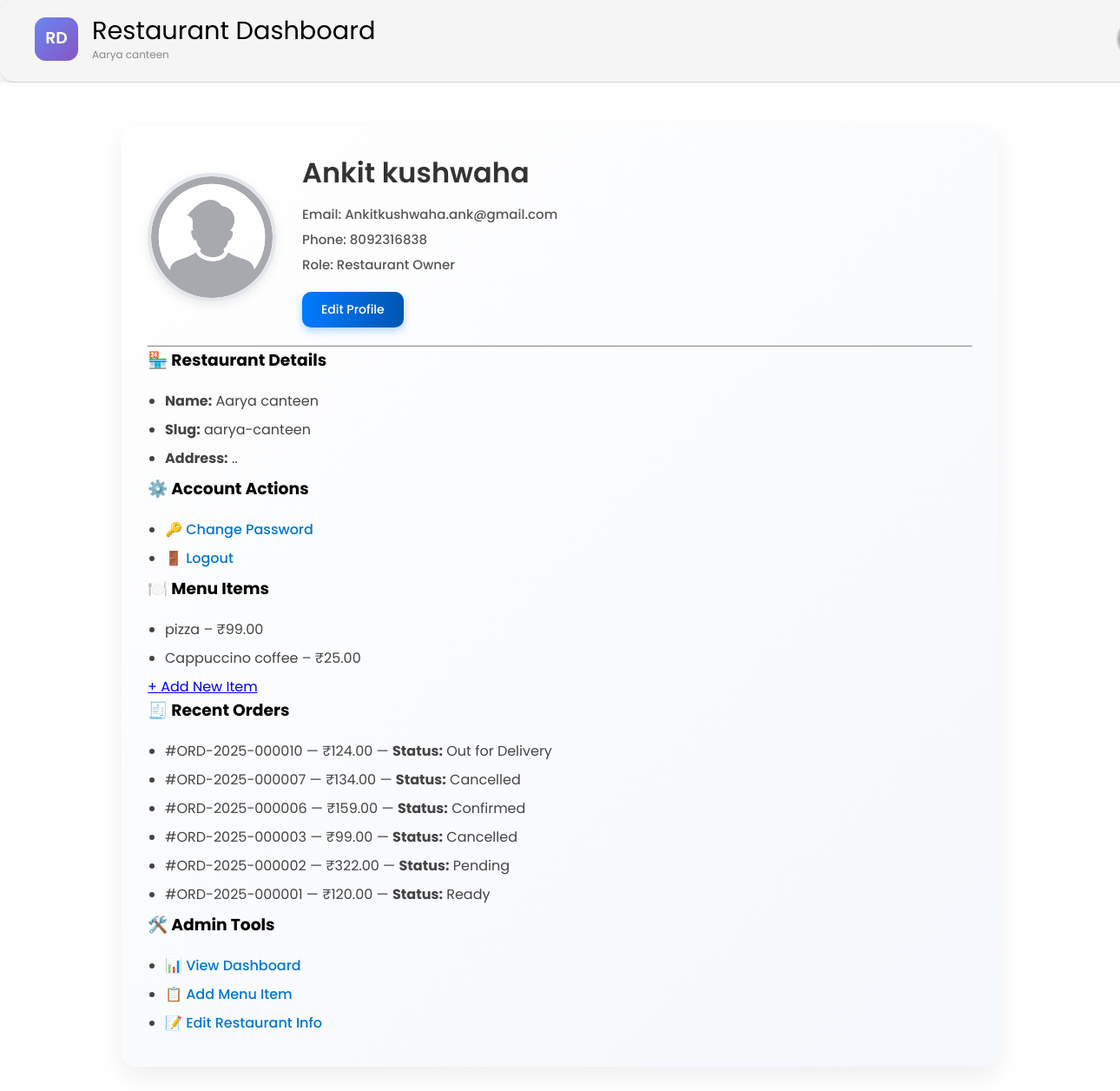
/owner/dashboard/profile/ (signed in), run on an earlier commit of the app's database.
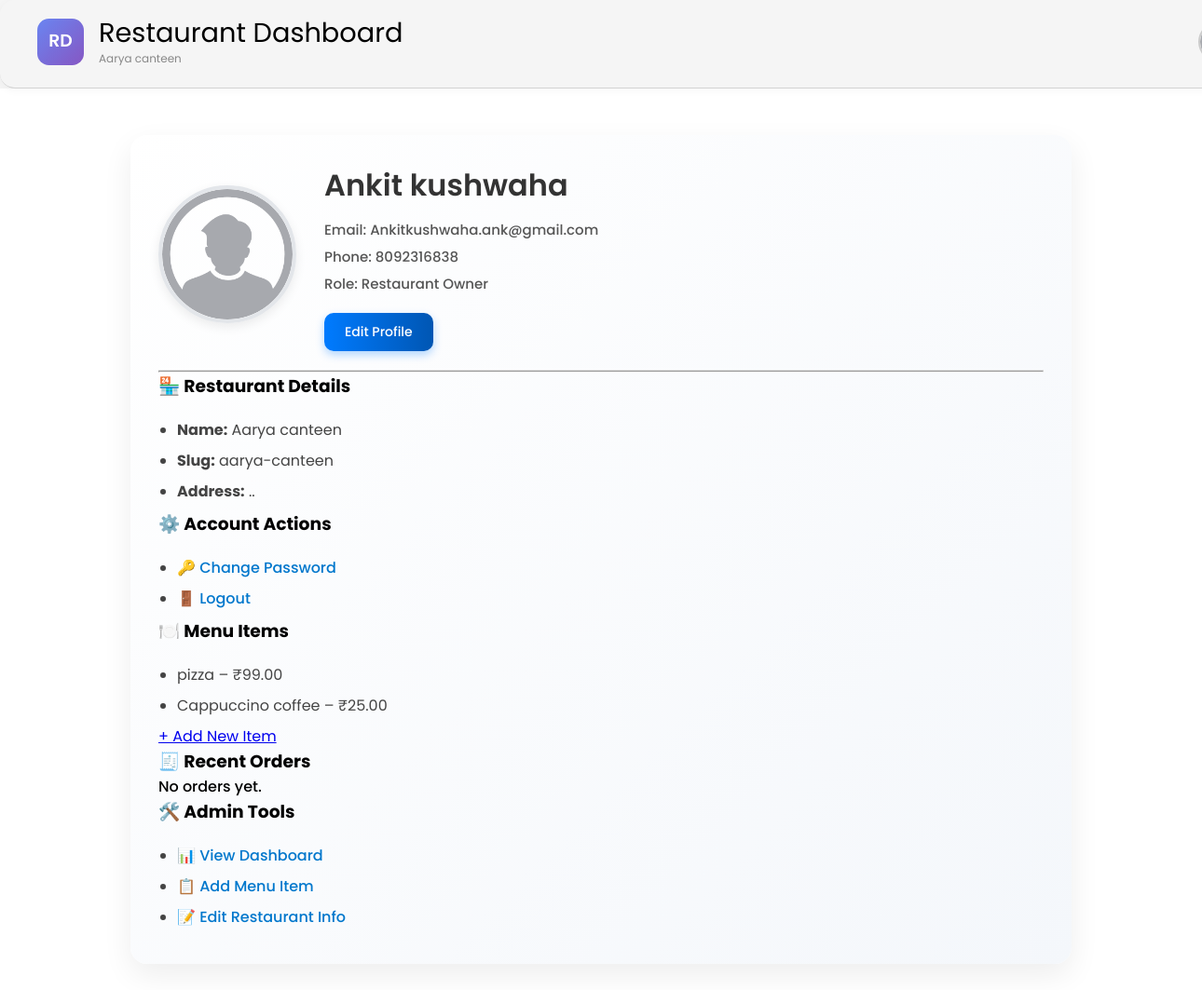
And on a later commit of the database.
### Restaurant/models.py (models this page shows, shortened)
class RegisterCanteen(models.Model):
    owner = models.ForeignKey(RegisterOwner, on_delete=models.CASCADE, related_name='restaurant_owner')
    canteen_name = models.CharField(max_length=100, default=None)
    description = models.TextField(default=None)
    image = models.ImageField(upload_to='canteen_images/')
    mobile_number = models.CharField(max_length=15)
    address = models.TextField()
    canteen_id = models.CharField(max_length=50, unique=True)
    opening_time = models.TimeField(default="07:00")
    closing_time = models.TimeField(default="22:00")
    email = models.EmailField()
    delivery_time = models.CharField(max_length=15, null=True, default="20 min")
    slug = AutoSlugField(populate_from='canteen_name', unique=True, always_update=False)

class RegisterOwner(models.Model):
    ownername = models.CharField(max_length=50, null=False, unique=True)
    password = models.CharField(max_length=125, null=False)
    email = models.CharField(max_length=50, null=False, default=None)
    def __str__(self):
        return self.ownername

class MenuItem(models.Model):
    canteen = models.ForeignKey(RegisterCanteen, on_delete=models.CASCADE, related_name='menu_items')
    category = models.CharField(max_length=100, default="Main Meal")
    name = models.CharField(max_length=100)
    description = models.TextField()
    price = models.DecimalField(max_digits=6, decimal_places=2)
    image = models.ImageField(upload_to='menu_images/',default="menu_items/set-vector.jpg")
    delivery_time = models.CharField(max_length=15, null=True, default="20 min")
    slug = AutoSlugField(populate_from='name', unique=True, always_update=False)

class OrderDetails(models.Model):
    ORDER_TYPE_CHOICES = [
        ('Delivery', 'Delivery'),
        ('Pickup', 'Pickup'),
    ]
    PAYMENT_TYPE_CHOICES = [
        ('Cash', 'Cash'),
        ('Card', 'Card'),
        ('Online', 'Online'),
    ]
    ORDER_STATUS_CHOICES = [
        ('Confirmed', 'Confirmed'),
        ('Rejected', 'Rejected'),
        ('Ready', 'Ready'),
        ('Out for Delivery', 'Out for Delivery'),
        ('Delivered', 'Delivered'),
        ('Cancelled', 'Cancelled'),
        ('Pending', 'Pending'),
    ]
    user = models.ForeignKey(Users, on_delete=models.CASCADE, related_name='orders')
    canteen = models.ForeignKey(RegisterCanteen, on_delete=models.CASCADE, related_name="orders")
    mobile_number = models.CharField(max_length=15, null=True, blank=True)
    items = models.JSONField(default=list)  # e.g., [{"name": "Pizza", "qty": 2}]
    total_price = models.DecimalField(max_digits=8, decimal_places=2)
    quantity = models.PositiveIntegerField()
    address = models.TextField()
    order_type = models.CharField(max_length=20, choices=ORDER_TYPE_CHOICES)
    payment_type = models.CharField(max_length=20, choices=PAYMENT_TYPE_CHOICES)
    order_status = models.CharField(max_length=30, choices=ORDER_STATUS_CHOICES, default='Pending')
    ordered_at = models.DateTimeField(default=timezone.now)
    order_number = models.CharField(max_length=20, unique=True, blank=True)

### Restaurant/views.py (the view)
# urls.py: path('dashboard/profile/', views.owner_profile, name='owner_profile'),
@require_login
def owner_profile(request):
    owner_id = request.session.get("owner_id")
    owner = get_object_or_404(RegisterOwner, id=owner_id)
    try:
        canteen = RegisterCanteen.objects.get(owner_id=owner_id)
    except RegisterCanteen.DoesNotExist:
        canteen = None
    menu_items = MenuItem.objects.filter(canteen=canteen) if canteen else []
    orders = OrderDetails.objects.filter(canteen=canteen).order_by('-id')[:10] if canteen else []
    context = {
        'owner': owner,
        'canteen': canteen,
        'menu_items': menu_items,
        'orders': orders,
    }
    return render(request, 'Restaurant/owner_profile.html', context)

### Restaurant/views.py (called while the page is built)
def require_login(view_func):
    @wraps(view_func)
    def _wrapped_view(request, *args, **kwargs):
        owner_id = request.session.get('owner_id')
        if not owner_id:
            return redirect('login_owner')
        return view_func(request, *args, **kwargs)
    return _wrapped_view

### Webusers/context_processors.py (called while the page is built)
def users_context(request):
    user_id = request.session.get('user_id')
    webuser = None
    profile = None
    if user_id:
        try:
            webuser = Users.objects.get(id=user_id)
            profile, created = UserProfile.objects.get_or_create(user=webuser)
        except Users.DoesNotExist:
            pass
    return {
        'webuser': webuser,
        'profile': profile
    }

### notifications/context_processors.py (called while the page is built)
def notification_context(request):
    user_id = request.session.get('user_id')
    if not user_id:
        return {'notifications': []}
    try:
        user = Users.objects.get(id=user_id)
        notes = Notification.objects.filter(user=user).order_by('-created_at')[:5]
        return {'notifications': notes, 'webuser': user}
    except Users.DoesNotExist:
        return {'notifications': []}

### templates/Restaurant/owner_profile.html (shortened to what this page needs)
{% extends 'Restaurant/base.html' %}
{% load static %}
{% block content %}
<link rel="stylesheet" href="{% static 'css/profile.css' %}">
  <link rel="stylesheet" href="{% static 'css/order_admin.css' %}">
<div class="profile-container">
  <div class="profile-header">
    <div class="profile-pic-section">
      <img src="{% if owner.profile_image %}{{ owner.profile_image.url }}{% else %}{% static 'images/default.png' %}{% endif %}"
           alt="Owner Photo" class="profile-pic">
    </div>
    <div class="profile-info">
      <h2>{{ owner }}</h2>
      <p>Email: {{ user.email }}</p>
      <p>Phone: {{ canteen.mobile_number }}</p>
      <p>Role: Restaurant Owner</p>
      <a href="{% url 'edit_owner_profile' %}" class="edit-btn">Edit Profile</a>
    </div>
  </div>
  <hr>
  <div class="restaurant-info">
    <h3>🏪 Restaurant Details</h3>
    <ul>
      <li><strong>Name:</strong> {{ canteen.canteen_name }}</li>
      <li><strong>Slug:</strong> {{ canteen.slug }}</li>
      <li><strong>Address:</strong> {{ canteen.address }}</li>
    </ul>
  </div>
  <div class="account-actions">
    <h3>⚙️ Account Actions</h3>
    <ul>
      <li><a href="{% url 'owner_change_password' %}">🔑 Change Password</a></li>
      <li><a href="{% url 'logout_owner' %}">🚪 Logout</a></li>
    </ul>
  </div>
  <div class="menu-section">
    <h3>🍽️ Menu Items</h3>
    {% if menu_items %}
    <ul>
      {% for item in menu_items %}
        <li>{{ item.name }} – ₹{{ item.price }}</li>
      {% endfor %}
    </ul>
    {% else %}
      <p>No items in menu.</p>
    {% endif %}
    <a href="{% url 'owner_dashboard' %}" class="action-btn">+ Add New Item</a>
  </div>
  <div class="order-section">
    <h3>🧾 Recent Orders</h3>
    {% if orders %}
      <ul>
        {% for order in orders %}
          <li>
            #{{ order.order_number }} — ₹{{ order.total_price }} —
            <strong>Status:</strong> {{ order.order_status }}
          </li>
        {% endfor %}
      </ul>
    {% else %}
      <p>No orders yet.</p>
    {% endif %}
  </div>
  <div class="admin-options">
    <h3>🛠️ Admin Tools</h3>
    <ul>
      <li><a href="{% url 'owner_dashboard' %}">📊 View Dashboard</a></li>
      <li><a href="{% url 'owner_dashboard' %}">📋 Add Menu Item</a></li>
      <li><a href="{% url 'edit_owner_profile' %}">📝 Edit Restaurant Info</a></li>
    </ul>
  </div>
</div>
{% endblock %}

### templates/Restaurant/base.html (shortened to what this page needs)
<!DOCTYPE html>
{% load static %}
<html lang="en">
<head>
  <link rel="stylesheet" href="{% static 'css/order_admin.css' %}">
</head>
<body>
  <header>
    <nav>
      <div class="nav-logo">
        <a href="{% url 'owner_dashboard' %}">
        <svg width="50" height="50" viewBox="0 0 64 64" xmlns="http://www.w3.org/2000/svg">
          <text x="50%" y="50%" dominant-baseline="middle" text-anchor="middle" fill="white" font-size="24"
            font-family="Poppins, sans-serif" font-weight="600">RD</text>
        </svg></a>
        <div>
          <h2>Restaurant Dashboard</h2>
          <small>{{ canteen.canteen_name }}</small>
        </div>
      </div>
        <div class="dropdown">
          <button class="dropdown-btn" onclick="toggleDropdown()">
            <img src="{% static 'images/default.png' %}" alt="User Icon" />
          </button>
        </div>
    </nav>
  </header>
    {% block content %}{% endblock %}
</body>
</html>

### static/css/order_admin.css (style rules this page uses)
:root { --preparing-color: #0c5460; --preparing-bg: #d1ecf1; --pending-color: #856404; --pending-bg: #fff3cd; --ready-color: #155724; --ready-bg: #d4edda; }
* { padding: 0; margin: 0; }
p { font-family: "Poppins", sans-serif; font-weight: 500; font-style: normal; }
header { position: sticky; top: 0; z-index: 100; background-color: whitesmoke; }
nav { display: flex; justify-content: space-between; align-items: center; padding: 20px 40px; box-shadow: 0 2px 10px rgba(0, 0, 0, 0.04); border-bottom: 1px solid lightgrey; max-width: 1400px; width: 100%; margin: 0px auto; border-radius: 16px; }
.nav-logo { display: flex; gap: 1rem; align-items: center; }
.nav-logo h2 { font-family: "Poppins", sans-serif; font-weight: 400; font-style: normal; font-size: 1.8rem; line-height: 1.7rem; }
nav button { padding: 1rem 2rem; border-radius: 16px; border: none; font-size: 0.875rem; font-weight: 500; background-color:lightgray; cursor: pointer; }
.dropdown { position: relative; display: inline-block; }
.dropdown-btn { background: none; border: none; cursor: pointer; padding: 0; }
.dropdown-btn img { width: 40px; height: 40px; border-radius: 50%; object-fit: cover; border: 2px solid #ccc; transition: transform 0.3s ease; }
.nav-logo div { display: flex; flex-direction: column; }
.nav-logo small { font-size: 12px; color: #888; margin-top: 4px; font-family: "Poppins", sans-serif; }

### static/css/profile.css (style rules this page uses)
.profile-container { max-width: 950px; margin: 50px auto; padding: 30px; background: linear-gradient(135deg, #ffffff, #f4f7fb); border-radius: 18px; box-shadow: 0 12px 32px rgba(0, 0, 0, 0.07); font-family: 'Poppins', sans-serif; transition: 0.3s ease-in-out; }
.profile-header { display: flex; flex-wrap: wrap; align-items: center; gap: 30px; padding-bottom: 20px; border-bottom: 1px solid #e0e0e0; }
.profile-pic { width: 140px; height: 140px; object-fit: cover; border-radius: 50%; border: 4px solid #e3e6ea; box-shadow: 0 4px 12px rgba(0, 0, 0, 0.08); }
.profile-info { flex: 1; }
.profile-info h2 { margin: 0 0 12px; font-size: 2rem; font-weight: 600; color: #333; }
.profile-info p { margin: 6px 0; font-size: 15px; color: #555; }
.edit-btn { display: inline-block; margin-top: 14px; padding: 10px 22px; background: linear-gradient(90deg, #007bff, #0056b3); color: #fff; font-weight: 500; font-size: 14px; text-decoration: none; border-radius: 10px; transition: 0.3s ease; box-shadow: 0 4px 10px rgba(0, 123, 255, 0.3); }
ul { margin-top: 20px; padding-left: 20px; }
ul li { margin: 8px 0; color: #444; }
ul li a { color: #0077cc; font-weight: 500; text-decoration: none; transition: 0.2s ease; }

What changed in the data, as far as the page shows it:
removed OrderDetails: order_number "ORD-2025-000010", total_price "124.00", order_status "Out for Delivery"
removed OrderDetails: order_number "ORD-2025-000007", total_price "134.00", order_status "Cancelled"
removed OrderDetails: order_number "ORD-2025-000006", total_price "159.00", order_status "Confirmed"
removed OrderDetails: order_number "ORD-2025-000003", total_price "99.00", order_status "Cancelled"
removed OrderDetails: order_number "ORD-2025-000002", total_price "322.00", order_status "Pending"
removed OrderDetails: order_number "ORD-2025-000001", total_price "120.00", order_status "Ready"
Also different on the page:
text now shown: "No orders yet."
